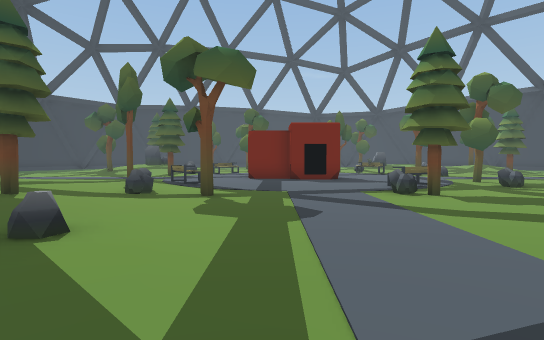
view 1 (above)

23 first-person views from a walk through a scene from a Unity 3-D project. The camera is 1.4 m above the floor, tilts 2° down and sees 80° across. Doors are open. The floor is counted in squares, 1.8 m on a side. Each view is taken from the middle of a square. On the plan, view 1 faces up. The plan holds only what a view shows up to about 11 squares ahead; the rest is blank. The player character is not drawn. Some animated figures are left out. Some surface patterns are stand-ins.

view 2
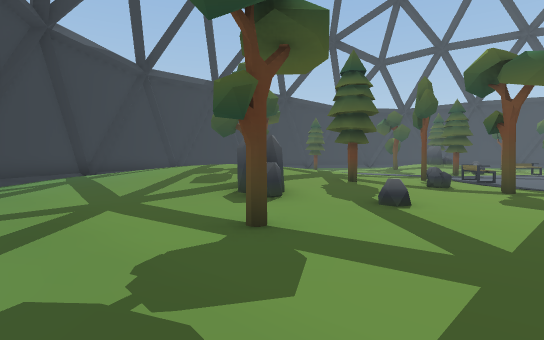

view 3
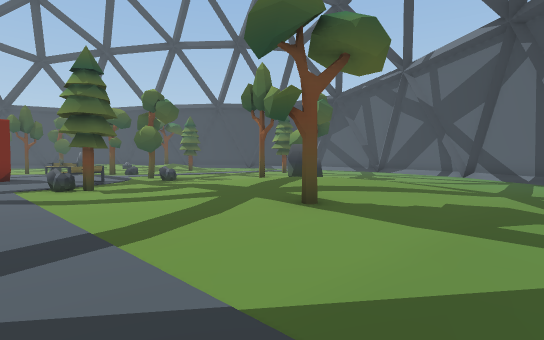

view 4
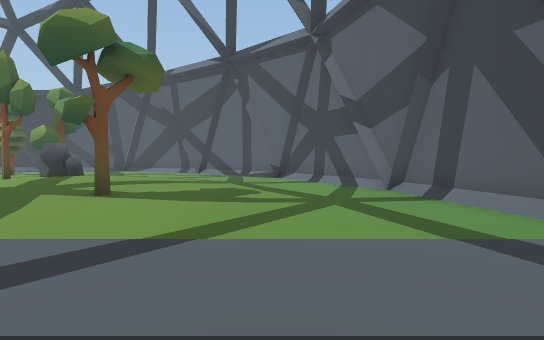

view 5
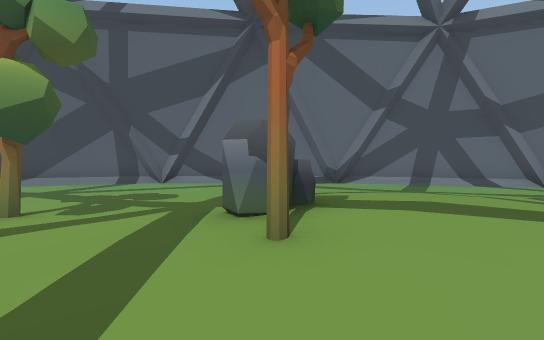

view 6
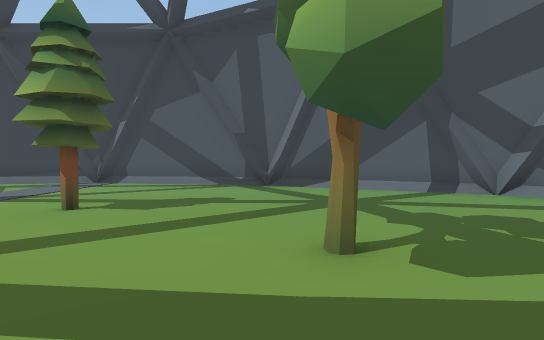

view 7
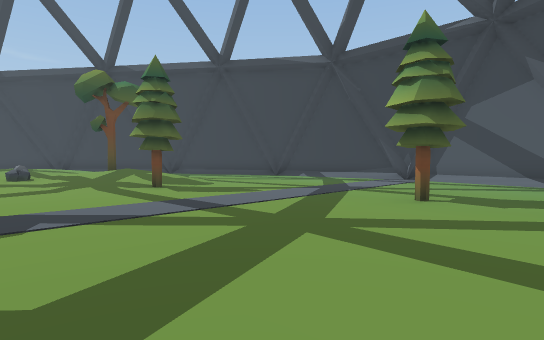

view 8
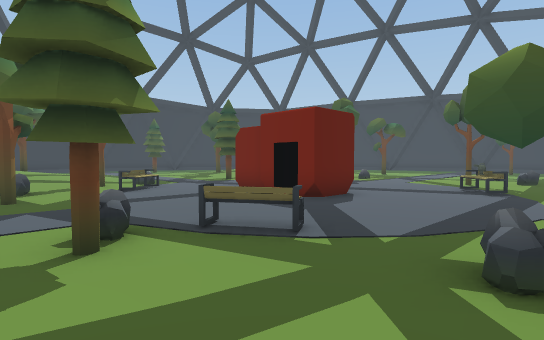

view 9
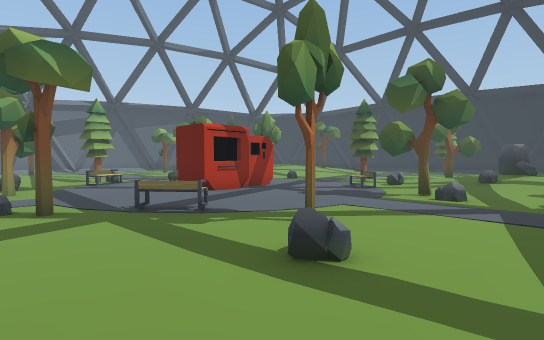

view 10
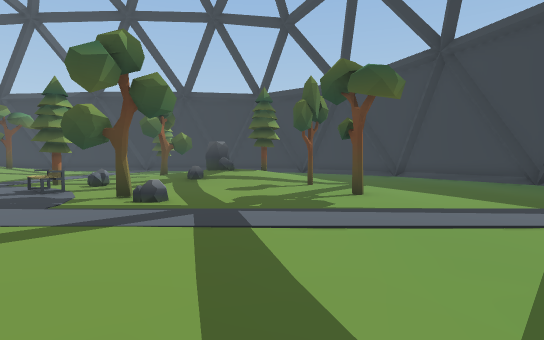

view 11
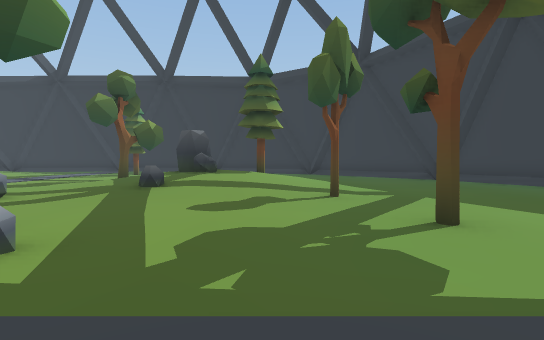

view 12
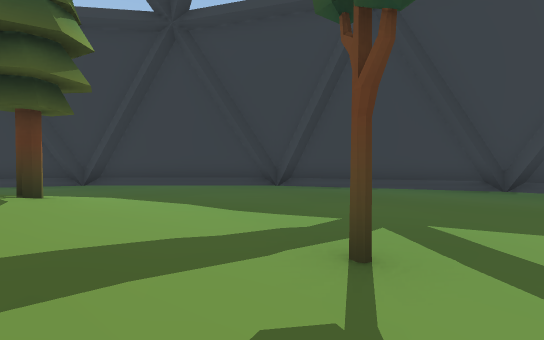

view 13
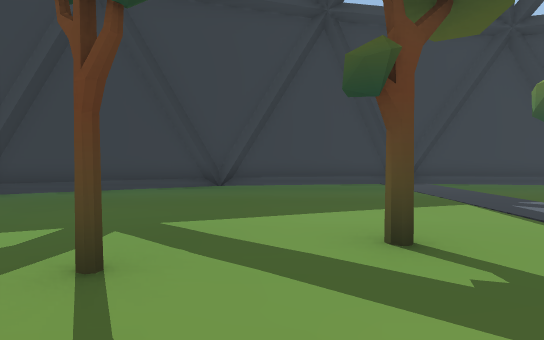

view 14
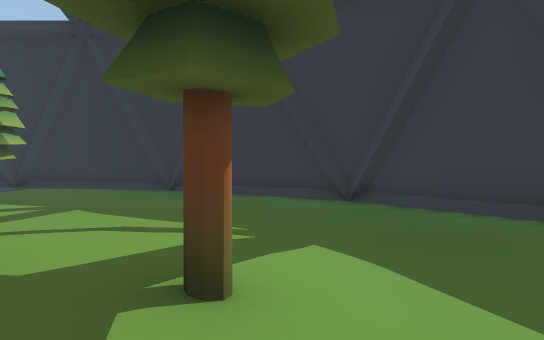

view 15
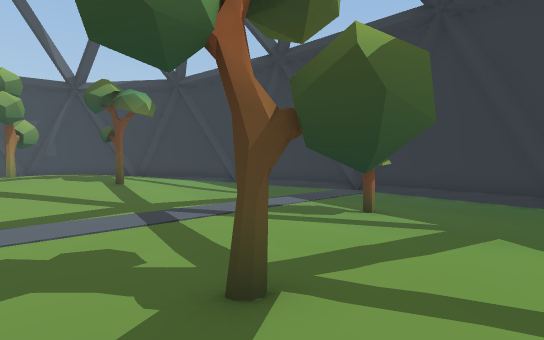

view 16
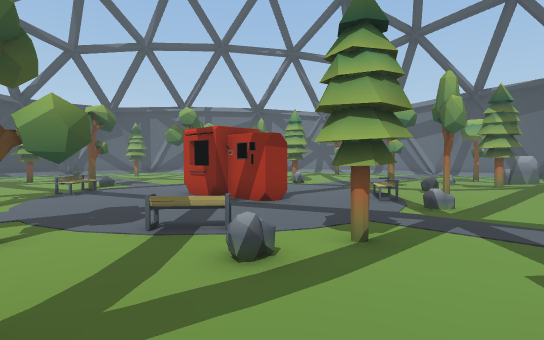

view 17
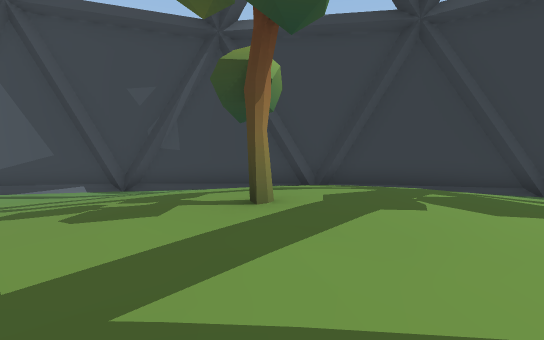

view 18
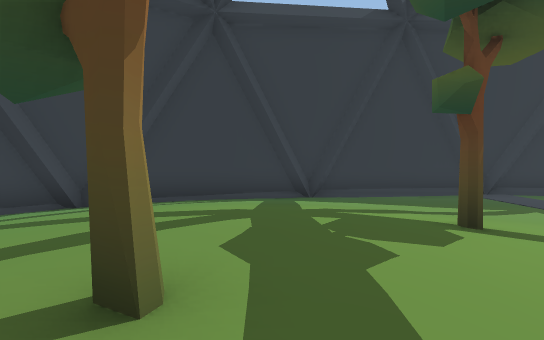

view 19
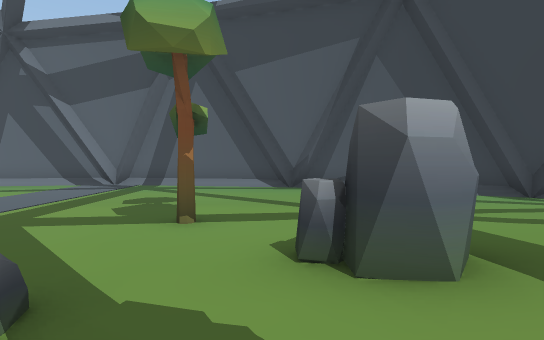

view 20
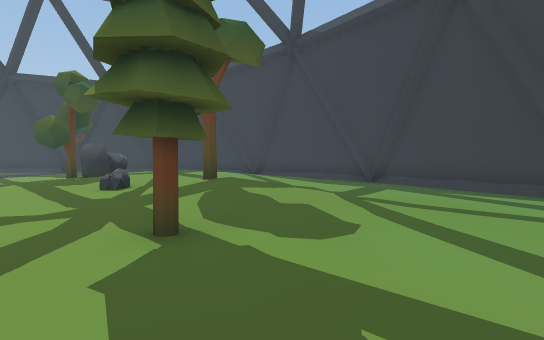

view 21
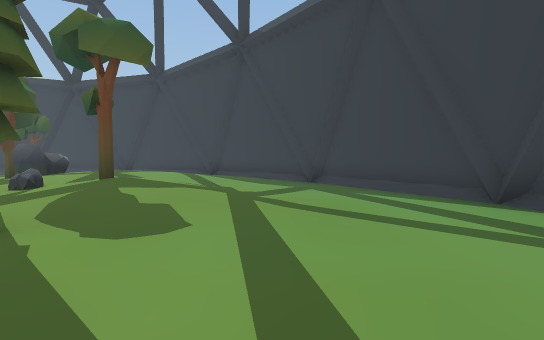

view 22
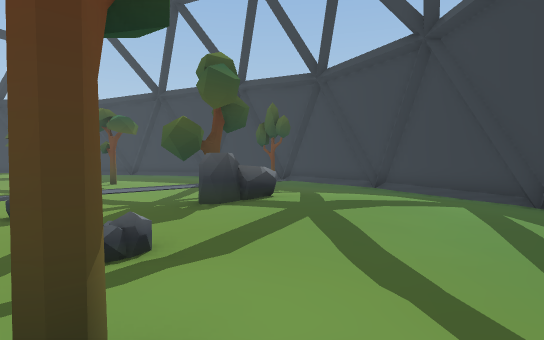

view 23
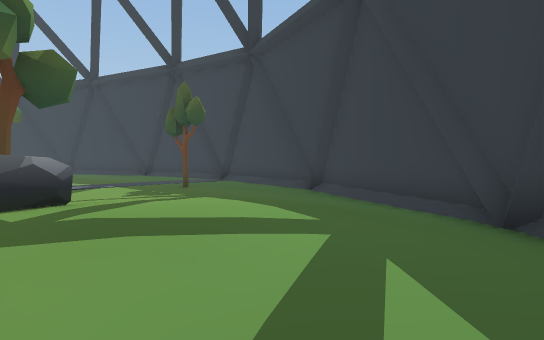

### Floor plan
Key: @ floor where view 1 was taken; # wall or solid block; . main floor; : floor 0.25 m higher than the main floor; + floor 0.5 m higher than the main floor; * floor 0.75 m higher than the main floor; % floor 1 m higher than the main floor; / step, stairs or slope; D open door; = window, fence, low wall or low ledge; ^ raised ledge; R rock; T tree; B bench.
Columns run from 18 left of view 1 to 20 right of it. Each row starts with its distance up from view 1.
 32                 ########
 31             #####......#####
 30           ###..............###
 29         ###................./##
 28        ##.............#....:/:##
 27       ##.................://////
 26      ##.................::////::
 25     ##..................//++*+//
 24    ##...........#.......T+^***//:.##
 23    #...../////#.........::#+*+//:..##
 22   ##....//T////.........::++/++/....#
 21   #.....//**///..........://:+///...##
 20     ...://*R///........RR.:/R+*//....#
 19  #......//*//R/..RT...#.....//#//....#
 18  #......//////............../////....#
 17  #.......T///.R.............////......
 16 ##...T.........BB......B.. ...T.......#
 15 #............T...........# ...........#
 14 #........................R ...........#
 13 #.................#DD.................#
 12 #.......... .......##.................#
 11 #......:/:: ..R..........T............#
 10 ##...:///// :..B................T.....#
  9  #..:///////::#......BB..R............=
  8  #.////#//////........................#
  7  #.////*%%*///:R.#...TR..............##
  6  ##:///%%%*//T:........://::..T......#
  5   #:///%%%T*//:........::+##:.......##
  4   ##+//*%%*///:.......:/+++#:.......#
  3    #:////////#..R.....//++++ :.....##
  2     #///////::........:/++++/......#
  1     ##://///:..#.......#///::.....##
  0      ##://:.......@.....://:.....##
 -1       ##........................##
 -2        ##... ..................##
 -3         ##.. ................##
 -4          ###...............###
 -5            ####.........####
 -6               ##=########

Positions as (right, up) in squares from view 1, and headings:
1: (0, 0), facing up
2: (0, -2), facing up-left
3: (1, -2), facing up-right
4: (-1, -2), facing right
5: (6, 7), facing down-right
6: (9, 7), facing right
7: (8, 8), facing up-right
8: (7, 6), facing up-left
9: (8, 22), facing down-left
10: (6, 22), facing left
11: (2, 22), facing left
12: (-3, 21), facing up-left
13: (-3, 21), facing up
14: (-6, 22), facing left
15: (-7, 19), facing down-left
16: (-7, 19), facing down-right
17: (-6, 8), facing down-left
18: (-7, 6), facing left
19: (-4, 5), facing down
20: (13, 13), facing up
21: (15, 13), facing up
22: (13, 19), facing up-left
23: (13, 23), facing up-left
